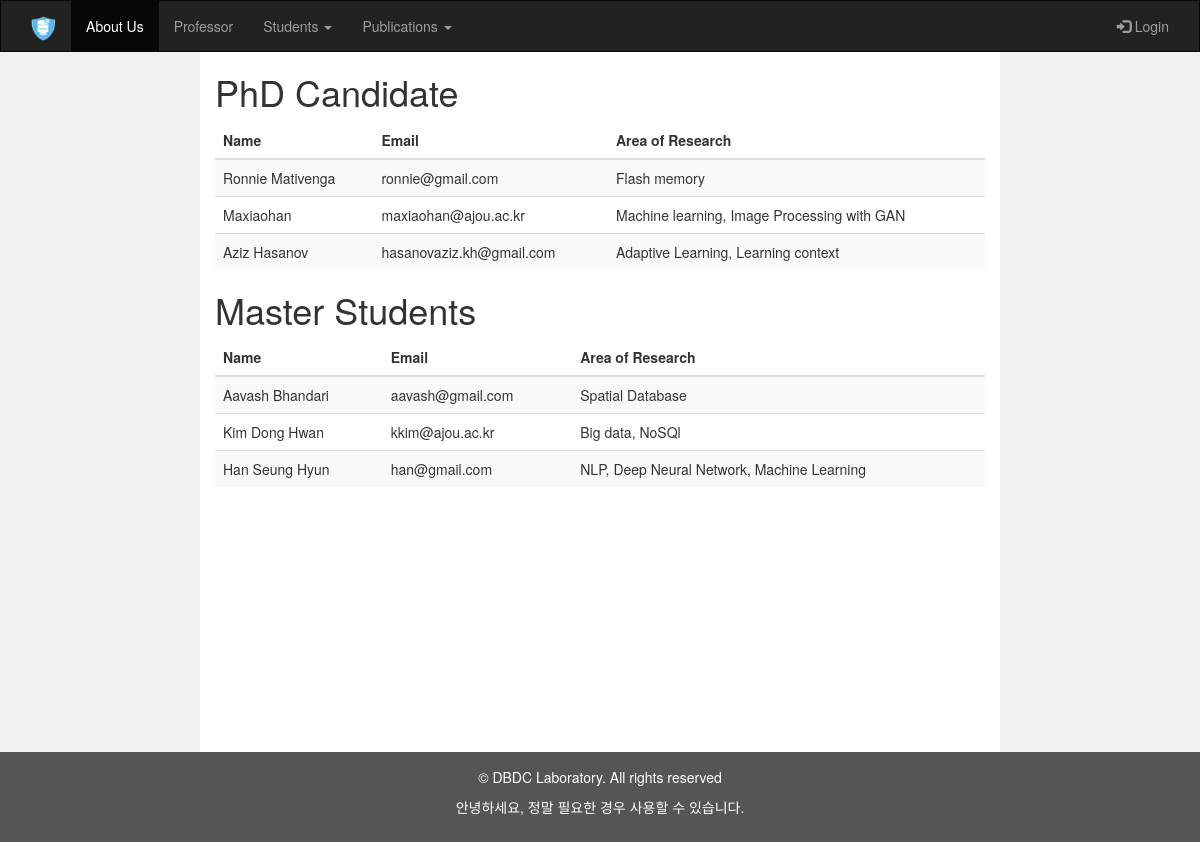
Before: /dbdc/index.php?current with the older database file.
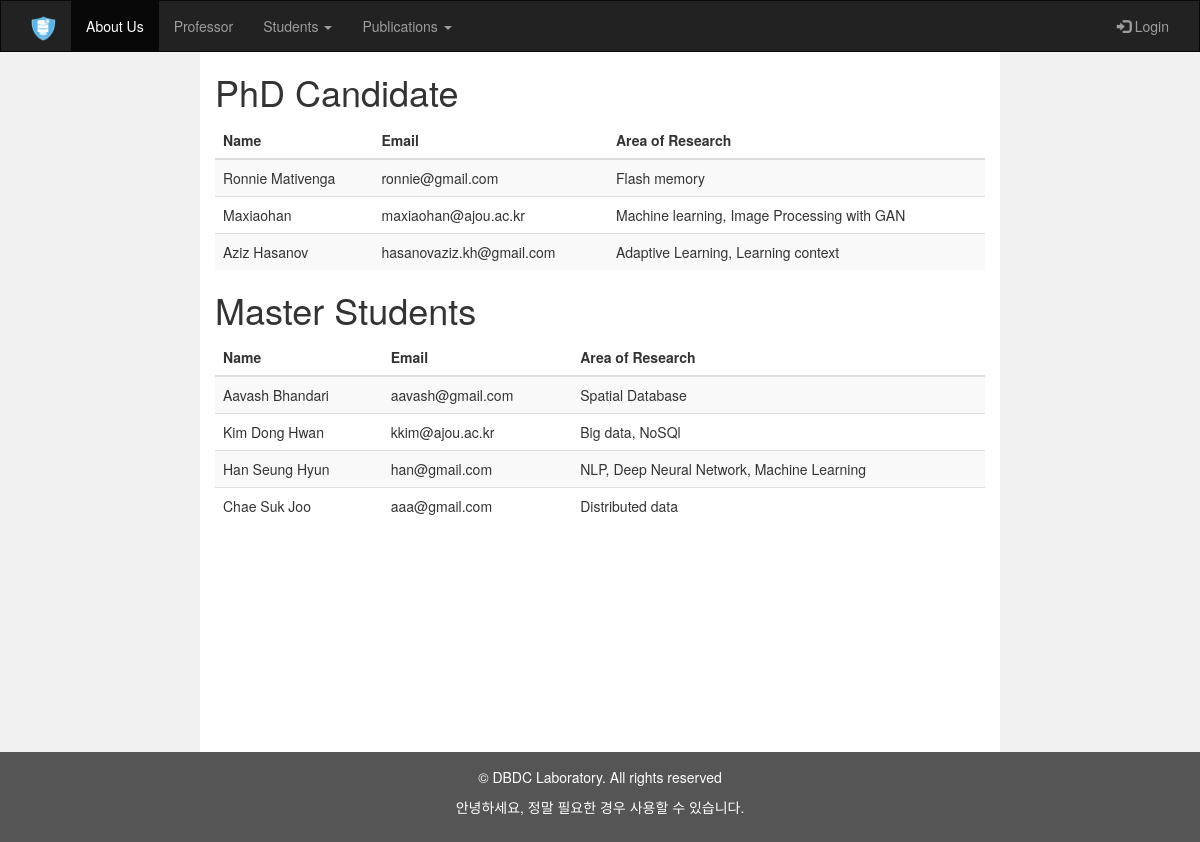
After: the same page with the newer database file.
### tables this page shows
CREATE TABLE `student_tbl` (
  `std_id` int(100) NOT NULL,
  `std_name` varchar(100) NOT NULL,
  `std_email` varchar(100) NOT NULL,
  `std_research` text,
  `std_type` varchar(50) NOT NULL
);

### dbdc/includes/currentstudent.php (the view)
<?php
include 'dbconn.php';
$phd="SELECT * FROM student_tbl where std_type='PhD' ;";
$master="SELECT * FROM student_tbl where std_type='Master' ;";
$sql = array('PhD Candidate'=>$phd,'Master Students' => $master);
$results = [];
foreach($sql as $key => $value){
	$result=mysqli_query($conn,$value);
	$res = array('name'=>$key,'data'=>$result);
	array_push($results,$res);
}
?>
<div class="container-fluid text-center">
	<div class="row content">
		<div class="col-sm-2 sidenav">
		</div>
		<div class="col-sm-8 text-left">
			<?php foreach($results as $res){?>
				<h1><?php echo $res['name'] ?></h1>
				<table class="table table-striped">
					<thead>
						<tr>
							<th>Name</th>
							<th>Email</th>
							<th>Area of Research</th>
						</tr>
					</thead>
					<tbody>
						<?php
						$rows = $res['data'];
						while($r = mysqli_fetch_assoc($rows)) {
							?>
							<tr>
								<td><?php echo $r["std_name"]?></td>
								<td><?php echo $r["std_email"]?></td>
								<td><?php echo $r["std_research"]?></td>
							</tr>
						<?php }?>
					</tbody>
				</table>
			<?php }?>
		</div>
		<div class="col-sm-2 sidenav">
		</div>
	</div>
</div>

Changed rows visible on the page:
added student_tbl: std_name "Chae Suk Joo", std_email "aaa@gmail.com", std_research "Distributed data", shown under "Master Students"
